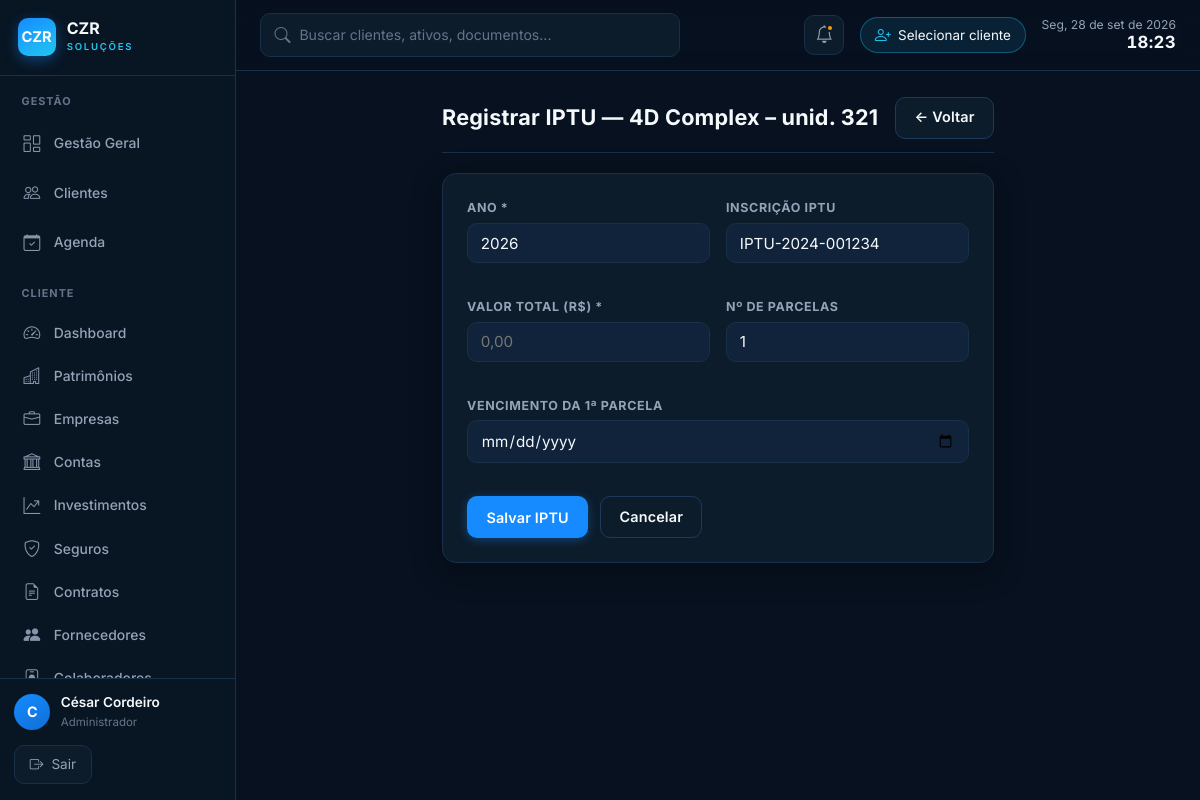
Page /financeiro/iptu?imovel_id=1 (signed in) on the committed database.
### tables this page shows
CREATE TABLE IF NOT EXISTS imoveis (
  id                    INT AUTO_INCREMENT PRIMARY KEY,
  cliente_id            INT NOT NULL,
  condominio_id         INT NULL,

   
  codigo                VARCHAR(20)  NOT NULL,        
  nome_referencia       VARCHAR(200) NOT NULL,
  tipo                  ENUM('apartamento','casa','sala_comercial','terreno','galpao','loja','hotel','outro') NOT NULL,
  finalidade            ENUM('residencial','comercial','mista','locacao','investimento') NOT NULL,
  situacao              ENUM('pronto','em_construcao','na_planta') NOT NULL DEFAULT 'pronto',

   
  logradouro            VARCHAR(200) NULL,
  numero                VARCHAR(20)  NULL,
  complemento           VARCHAR(100) NULL,
  cep                   VARCHAR(10)  NULL,
  bairro                VARCHAR(100) NULL,
  cidade                VARCHAR(100) NULL,
  estado                CHAR(2)      NULL,
  link_maps             VARCHAR(800) NULL,            
  link_street_view      VARCHAR(800) NULL,            

   
  inscricao_municipal   VARCHAR(60)  NULL,            
  numero_matricula      VARCHAR(60)  NULL,
  cartorio              VARCHAR(180) NULL,
  site_cartorio         VARCHAR(255) NULL,            
  comarca               VARCHAR(120) NULL,
  livro                 VARCHAR(40)  NULL,
  folha                 VARCHAR(40)  NULL,
  data_matricula        DATE         NULL,

   
  data_aquisicao        DATE         NULL,
  forma_aquisicao       ENUM('compra','heranca','doacao','permuta','integralizacao','outro') NULL,
  percentual_participacao DECIMAL(5,2) NULL,          
  outros_proprietarios  VARCHAR(500) NULL,            

   
  area_privativa        DECIMAL(10,2) NULL,           
  area_total            DECIMAL(10,2) NULL,           
  area_construida       DECIMAL(10,2) NULL,           
  area_comum            DECIMAL(10,2) NULL,           
  area_terreno          DECIMAL(10,2) NULL,           
  quartos               INT          NULL,
  suites                INT          NULL,
  banheiros             INT          NULL,
  lavabos               INT          NULL,
  vagas_garagem         INT          NULL,
  andar                 INT          NULL,
  numero_unidade        VARCHAR(30)  NULL,
  face_solar            VARCHAR(30)  NULL,            
  posicao_imovel        VARCHAR(60)  NULL,            
  vista                 VARCHAR(120) NULL,

   
  valor_compra          DECIMAL(15,2) NULL,
  valor_entrada         DECIMAL(15,2) NULL,
  valor_financiamento   DECIMAL(15,2) NULL,
  banco_financiador     VARCHAR(150)  NULL,
  prazo_financiamento   INT           NULL,           
  taxa_juros_anual      DECIMAL(6,4)  NULL,           
  valor_mercado         DECIMAL(15,2) NULL,
  data_avaliacao_mercado DATE          NULL,
  valor_contabil        DECIMAL(15,2) NULL,           
  empresa_avaliadora    VARCHAR(180)  NULL,
  valor_m2              DECIMAL(15,2) NULL,           

   
  custo_condominio      DECIMAL(10,2) NULL,
  custo_iptu_mensal     DECIMAL(10,2) NULL,           
  custo_energia         DECIMAL(10,2) NULL,
  custo_agua            DECIMAL(10,2) NULL,
  custo_internet        DECIMAL(10,2) NULL,
  custo_seguro          DECIMAL(10,2) NULL,
  custo_outros          DECIMAL(10,2) NULL,

  foto_principal        VARCHAR(300) NULL,            
  observacoes           TEXT         NULL,
  ativo                 TINYINT(1) NOT NULL DEFAULT 1,
  criado_em             DATETIME NOT NULL DEFAULT CURRENT_TIMESTAMP,
  atualizado_em         DATETIME NOT NULL DEFAULT CURRENT_TIMESTAMP ON UPDATE CURRENT_TIMESTAMP,

  FOREIGN KEY (cliente_id)   REFERENCES clientes(id)    ON DELETE RESTRICT,
  FOREIGN KEY (condominio_id) REFERENCES condominios(id) ON DELETE SET NULL
);

### app/Core/View.php (called while the page is built, shortened)
<?php
class View
{
    public static function render(string $view, array $data = []): void
    {
        $file = APP_PATH . '/Views/' . $view . '.php';
        extract($data, EXTR_SKIP);
        require $file;
    }
}

### app/Core/Controller.php (called while the page is built, shortened)
<?php
abstract class Controller
{
    protected function view(string $view, array $data = []): void
    {
        View::render($view, $data);
    }
}

### app/Controllers/FinanceiroController.php (called while the page is built, shortened)
<?php
class FinanceiroController extends Controller
{
    private function imovelOuRedireciona(): array
    {
        $im = Imovel::buscar((int) ($_GET['imovel_id'] ?? 0));
        return $im;
    }
    public function iptu(): void
    {
        $im = $this->imovelOuRedireciona();
        $imovel_id = (int) $im['id'];
        $this->view('financeiro/iptu', compact('im', 'imovel_id', 'erro'));
    }
}

### app/Core/Router.php (called while the page is built, shortened)
<?php
class Router
{
    private array $routes = ['GET' => [], 'POST' => []];
    public function get(string $path, array $handler): void
    {
        $this->routes['GET'][trim($path, '/')] = $handler;
    }
    public function post(string $path, array $handler): void
    {
        $this->routes['POST'][trim($path, '/')] = $handler;
    }
    public function dispatch(string $url, string $method): void
    {
        $url    = trim($url, '/');
        $method = strtoupper($method) === 'POST' ? 'POST' : 'GET';
        $handler = $this->routes[$method][$url] ?? null;
        [$class, $action] = $handler;
        (new $class())->$action();
    }
}

### index.php (called while the page is built, shortened)
<?php
require_once __DIR__ . '/app/bootstrap.php';
$router = new Router();
$router->dispatch($_GET['url'] ?? '', $_SERVER['REQUEST_METHOD']);

### app/bootstrap.php (called while the page is built, shortened)
<?php
spl_autoload_register(function (string $class): void {
    foreach (['Core', 'Controllers', 'Models'] as $dir) {
        $file = APP_PATH . '/' . $dir . '/' . $class . '.php';
        if (is_file($file)) {
            return;
        }
    }
});

### includes/db.php (called while the page is built, shortened)
<?php
function db(): PDO
{
    static $pdo = null;
    if ($pdo === null) {
        $host    = Env::get('DB_HOST', '127.0.0.1');
        $name    = Env::get('DB_NAME', 'gestao_patrimonial');
        $user    = Env::get('DB_USER', 'root');
        $pass    = Env::get('DB_PASS', '');
        $charset = Env::get('DB_CHARSET', 'utf8mb4');
        $dsn = "mysql:host={$host};dbname={$name};charset={$charset}";
        $pdo = new PDO($dsn, $user, $pass, [
            PDO::ATTR_ERRMODE            => PDO::ERRMODE_EXCEPTION,
            PDO::ATTR_DEFAULT_FETCH_MODE => PDO::FETCH_ASSOC,
            PDO::ATTR_EMULATE_PREPARES   => false,
        ]);
    }
    return $pdo;
}

### app/Models/Imovel.php (called while the page is built, shortened)
<?php
class Imovel
{
    public static function buscar(int $id): ?array
    {
        $s = db()->prepare('SELECT * FROM imoveis WHERE id = ? AND ativo = 1');
        $s->execute([$id]);
        return $s->fetch() ?: null;
    }
}

### includes/functions.php (called while the page is built, shortened)
<?php
function base_url(string $path = ''): string {
    $base = defined('BASE_URL') ? BASE_URL : '/cezar/';
    return $base . ltrim($path, '/');
}
function h(string $str): string {
    return htmlspecialchars($str, ENT_QUOTES, 'UTF-8');
}

### app/Views/financeiro/iptu.php (the view, shortened to what this page needs)
<?php
require APP_ROOT . '/includes/header.php';
?>
<div class="container" style="max-width:600px">
  <div class="card-header" style="margin-bottom:1.25rem">
    <h2 class="card-titulo">Registrar IPTU — <?= h($im['nome_referencia']) ?></h2>
    <a href="<?= base_url('imoveis/ficha?id='.$imovel_id.'&aba=financeiro') ?>" class="btn btn-secundario">← Voltar</a>
  </div>
  <div class="card">
    <form method="post">
      <div class="form-grid form-grid-2">
        <div class="form-grupo"><label>Ano *</label><input type="number" name="ano" required min="2000" max="2099" value="<?= h($_POST['ano'] ?? date('Y')) ?>"></div>
        <div class="form-grupo"><label>Inscrição IPTU</label><input type="text" name="inscricao_iptu" value="<?= h($_POST['inscricao_iptu'] ?? $im['inscricao_municipal'] ?? '') ?>"></div>
        <div class="form-grupo"><label>Valor total (R$) *</label><input type="text" name="valor_total" required placeholder="0,00" value="<?= h($_POST['valor_total'] ?? '') ?>"></div>
        <div class="form-grupo"><label>Nº de parcelas</label><input type="number" name="parcelas" min="1" max="12" value="<?= h($_POST['parcelas'] ?? '1') ?>"></div>
        <div class="form-grupo" style="grid-column:span 2"><label>Vencimento da 1ª parcela</label><input type="date" name="data_vencimento_1" value="<?= h($_POST['data_vencimento_1'] ?? '') ?>"></div>
      </div>
      <div style="display:flex;gap:.75rem;margin-top:1rem">
        <button type="submit" class="btn btn-primario">Salvar IPTU</button>
        <a href="<?= base_url('imoveis/ficha?id='.$imovel_id.'&aba=financeiro') ?>" class="btn btn-secundario">Cancelar</a>
      </div>
    </form>
  </div>
</div>
<?php require APP_ROOT . '/includes/footer.php'; ?>

### assets/css/tokens.css (style rules this page uses)
:root { --primary: #168BFF; --primary-h: #0F6FD6; --secondary: #22C7F2; --secondary-h: #12A9D4; --bg: #07111F; --surface: #0D1C2B; --surface-2: #10233A; --sidebar: #081522; --success: #22C55E; --warning: #F59E0B; --danger: #EF4444; --neutral: #64748B; --purple: #A855F7; --text: #F5F9FC; --text-2: #94A3B8; --text-3: #64748B; --border: #18304A; --border-2: #1E3A5A; --fonte-titulo: 'Inter', -apple-system, BlinkMacSystemFont, 'Segoe UI', Roboto, sans-serif; --fonte-corpo: 'Inter', -apple-system, BlinkMacSystemFont, 'Segoe UI', Roboto, sans-serif; --raio: 14px; --raio-sm: 10px; --sombra: 0 8px 30px rgba(0,0,0,.35); --sombra-alta: 0 18px 48px rgba(0,0,0,.5); --preto: var(--sidebar); --preto-2: var(--surface); --grafite: var(--surface-2); --dourado: var(--primary); --dourado-claro: var(--secondary); --dourado-h: var(--primary-h); --marfim: var(--bg); --cor-primaria: var(--text); --cor-acento: var(--primary); --cor-acento-h: var(--primary-h); --cor-fundo: var(--bg); --cor-branco: var(--surface); --cor-borda: var(--border); --cor-texto: var(--text); --cor-secundario: var(--text-2); --cor-sucesso: var(--success); --cor-alerta: var(--warning); --cor-erro: var(--danger); --cor-tag-bg: var(--surface-2); --cor-tag-txt: var(--secondary); }

### assets/css/layout.css (style rules this page uses)
:root { --sidebar-w: 236px; }
.container { max-width: 1280px; margin: 0 auto; padding: 1.6rem 1.5rem; }
@media (min-width: 1024px) { body { padding-left: var(--sidebar-w); } }

### assets/css/style.css (style rules this page uses)
*, *::before, *::after { box-sizing: border-box; margin: 0; padding: 0; }
body { font-family: var(--fonte-corpo); background: var(--cor-fundo); color: var(--cor-texto); font-size: 15px; line-height: 1.55; -webkit-font-smoothing: antialiased; }
a { color: var(--cor-acento); text-decoration: none; }
h1, h2, h3 { font-family: var(--fonte-titulo); }
.card { background: var(--cor-branco); border: 1px solid var(--cor-borda); border-radius: var(--raio); box-shadow: var(--sombra); padding: 1.5rem; margin-bottom: 1.25rem; }
.card-header { display: flex; align-items: center; justify-content: space-between; margin-bottom: 1.25rem; padding-bottom: .85rem; border-bottom: 1px solid var(--cor-borda); }
.card-titulo { font-family: var(--fonte-titulo); font-size: 1.35rem; font-weight: 700; color: var(--cor-primaria); letter-spacing: .01em; }
.btn { display: inline-flex; align-items: center; gap: .4rem; padding: .55rem 1.15rem; border-radius: var(--raio-sm); border: 1px solid transparent; cursor: pointer; font-size: .9rem; font-weight: 600; font-family: var(--fonte-corpo); letter-spacing: .01em; transition: background .15s, box-shadow .15s, border-color .15s, transform .1s; text-decoration: none; }
.btn-primario { background: var(--primary); color: #fff; box-shadow: 0 2px 10px rgba(22,139,255,.35); }
.btn-secundario { background: var(--surface); color: var(--text); border-color: var(--border-2); }
.form-grupo { margin-bottom: 1.1rem; }
.form-grupo label { display: block; font-size: .78rem; font-weight: 700; color: var(--cor-secundario); margin-bottom: .35rem; text-transform: uppercase; letter-spacing: .05em; }
.form-grupo input, .form-grupo select, .form-grupo textarea { width: 100%; padding: .6rem .8rem; border: 1px solid var(--cor-borda); border-radius: var(--raio-sm); font-size: .95rem; font-family: var(--fonte-corpo); color: var(--cor-texto); background: var(--surface-2); transition: border-color .15s, box-shadow .15s, background .15s; }
.form-grid { display: grid; gap: 1rem; }
.form-grid-2 { grid-template-columns: repeat(2, 1fr); }

### rows in the picture
imoveis: nome_referencia "4D Complex – unid. 321", inscricao_iptu "IPTU-2024-001234"

### other values in the picture
$titulo "GESTÃO"
$rotulo "Gestão Geral"
$rotulo "Clientes"
$rotulo "Agenda"
$titulo "CLIENTE"
$rotulo "Dashboard"
$rotulo "Patrimônios"
$rotulo "Empresas"
$rotulo "Contas"
$rotulo "Investimentos"
$rotulo "Seguros"
$rotulo "Contratos"
$rotulo "Fornecedores"
$inicial "C"
$usuario['nome'] "César Cordeiro"
